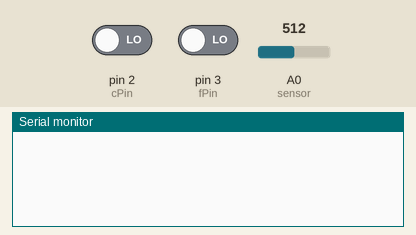
This sketch was run on a simulated Arduino Uno, built with avr-gcc and run on an emulated ATmega328P. On the bench: the last lines printed to the serial monitor. Inputs (shaded band) come from the test bench; at power-on: pin 2 (cPin) LOW, pin 3 (fPin) LOW, A0 (sensor) = 512.

Above: at 1.2 s.
1.3 s: pin 2 (cPin) driven HIGH
At 2.5 s:
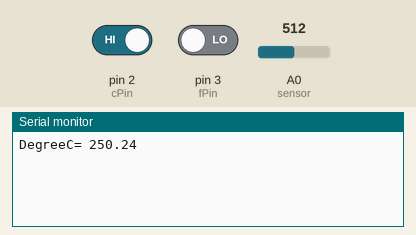
2.8 s: pin 3 (fPin) driven HIGH
At 3.9 s:
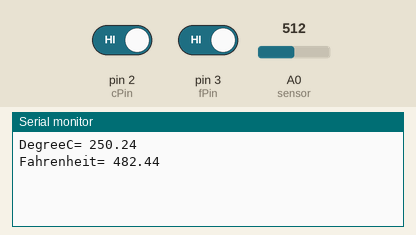

Measured:
- after the input at 1.3 s, the serial monitor: prints a new line at once (image 1)
- after the input at 2.8 s, the serial monitor: prints a new line at once (image 2)

The sketch:

Temperature.ino
```cpp
const int sensor = 0;
const int cPin = 2;
const int fPin = 3;
int cVal = 0;
int fVal = 0;
int cState = 0;
int fState = 0;
void setup()
{
  Serial.begin(9600);
}
float getCelcius(){
  float vout = analogRead(sensor);
  vout = (vout * 500) / 1023;
  return vout;
}
float getFahrenheit(){
  return (getCelcius() * 1.8) + 32;
}
void loop()
{

  cVal = digitalRead(cPin);
  if (cVal > 0 && cState == 0) {
    Serial.print("DegreeC= ");
    Serial.println(getCelcius());
    cState = 1;
  }
  else if (cVal == 0) {
    cState = 0;
  }
  fVal = digitalRead(fPin);
  if (fVal > 0 && fState == 0) {
    Serial.print("Fahrenheit= ");
    Serial.println(getFahrenheit());
    fState = 1;
  }
  else if (fVal == 0) {
    fState = 0;
  }

}
```
